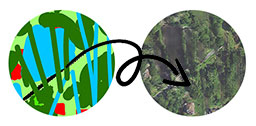
#> input picture src/usda/migrated_project/pix2pix/imgs/example.jpg, 256 x 126 px; its folder holds only this picture in this run
$ python _imgs_process_basic.py
#> lines starting #> are read from the running program, lines starting #| are printed output that depends on the picture; after the words box and inside, x2 and y2 are one past the last pixel; in counts of white or black regions, pixels touching at a corner belong together
#> further down, img is the input picture: shape (126, 256, 3); mean B, G, R 159.9, 180.1, 149.8
# -*- coding: utf-8 -*-
"""
Created on Tue Apr 18 12:04:13 2023

@author: richie bao
"""
from PIL import Image
import cv2
import skimage.exposure
import numpy as np
from numpy.random import default_rng
from PIL import Image

def imgs_concat_h(im1, im2):
    dst = Image.new('RGB', (im1.width + im2.width, im1.height))
    dst.paste(im1, (0, 0))
    dst.paste(im2, (im1.width, 0))
    return dst

def imgs_concat_v(im1, im2):
    dst = Image.new('RGB', (im1.width, im1.height + im2.height))
    dst.paste(im1, (0, 0))
    dst.paste(im2, (0, im1.height))
    return dst

def random_shape_onImage(img,thresh1=130,thresh2=255):
    # define random seed to change the pattern
    #seedval=75
#> called with thresh1 = 130, thresh2 = 255
    rng=default_rng() # seed=seedval
    # create random noise image
    height, width = img.shape[:2]
#> height = 126; width = 256
    noise=rng.integers(0, 255, (height,width), np.uint8, True)
    # blur the noise image to control the size
    blur=cv2.GaussianBlur(noise, (0,0), sigmaX=15, sigmaY=15, borderType = cv2.BORDER_DEFAULT)
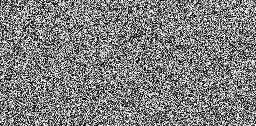
#> noise: shape (126, 256); min 0, max 255, mean 126.7
    # stretch the blurred image to full dynamic range
    stretch=skimage.exposure.rescale_intensity(blur, in_range='image', out_range=(0,255)).astype(np.uint8)
    # threshold stretched image to control the size
    thresh=cv2.threshold(stretch, thresh1, thresh2, cv2.THRESH_BINARY)[1]
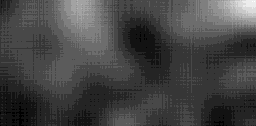
#> stretch: shape (126, 256); min 0, max 255, mean 67.6
    # apply morphology open and close to smooth out and make 3 channels
    kernel = cv2.getStructuringElement(cv2.MORPH_ELLIPSE,  (9,9))
    mask = cv2.morphologyEx(thresh, cv2.MORPH_OPEN, kernel)
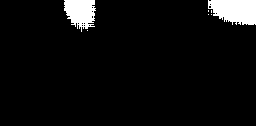
#> thresh: shape (126, 256); 5.3% white; 7 white regions (5 under 20 px), largest, box (x1, y1, x2, y2) and area: (208, 0, 256, 25) 974, (64, 0, 96, 32) 720
    mask = cv2.morphologyEx(mask, cv2.MORPH_CLOSE, kernel)
    mask = cv2.merge([mask,mask,mask])
    # add mask to input
    result = cv2.add(img, mask)
    PIL_img = Image.fromarray(np.uint8(result)).convert('RGB')

    return result,PIL_img

def binarize_noise_image(img_fn,channel=0,threshold_binary=0.9,direction='gt',threshold_noise=0.1,resize=None):

    img=Image.open(img_fn)
    if resize:
        img_original=img.resize(resize)
    else:
        img_original=img

    img_original_mono=np.array(img_original)[:,:,channel]/255

    if direction=='gt':
        img_original_mono=np.where(img_original_mono>threshold_binary,1,-1)
    elif direction=='lt':
        img_original_mono=np.where(img_original_mono<threshold_binary,1,-1)

    img_noise=img_original_mono.copy()
    n=img_original_mono.shape[0]
    noise=np.random.rand(n,n)
    ind=np.where(noise<threshold_noise)
    img_noise[ind]=-img_noise[ind]

    return img_original_mono,img_noise


if __name__=="__main__":
    import glob, os
    naip_512_path=r'I:\data\naip_lc4pix2pix\imgs'
    img_fns=glob.glob(naip_512_path+"/*.jpg")
    img=cv2.imread(img_fns[0])
    _,img=random_shape_onImage(img)
